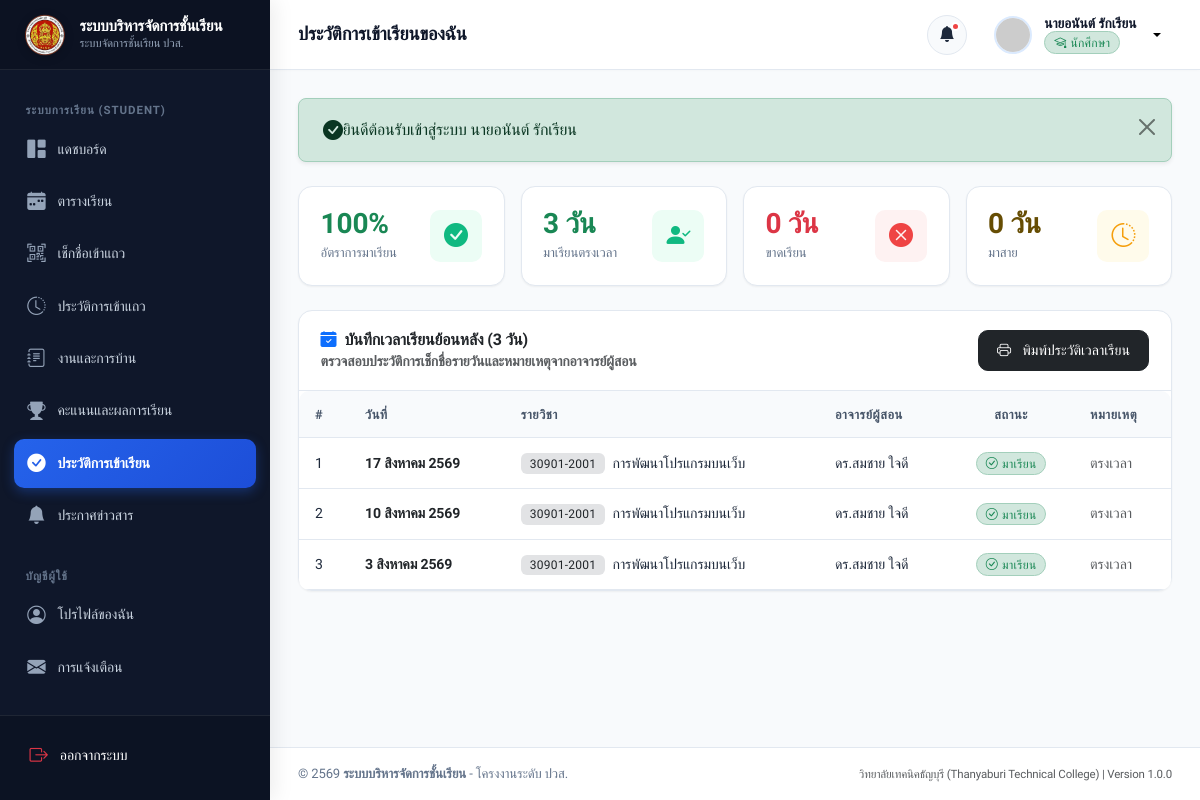
The page /student/attendance.php (signed in) on the database its author committed.
### tables this page shows
CREATE TABLE `attendance` (
  `id` INT AUTO_INCREMENT PRIMARY KEY,
  `student_id` INT NOT NULL,
  `subject_id` INT NOT NULL,
  `classroom_id` INT NOT NULL,
  `attendance_date` DATE NOT NULL,
  `status` ENUM('present', 'absent', 'late', 'leave') NOT NULL DEFAULT 'present' COMMENT 'present=มา, absent=ขาด, late=สาย, leave=ลา',
  `remark` VARCHAR(255) DEFAULT NULL,
  `recorded_by` INT NOT NULL COMMENT 'Teacher User ID',
  `created_at` DATETIME NOT NULL DEFAULT CURRENT_TIMESTAMP,
  `updated_at` DATETIME NOT NULL DEFAULT CURRENT_TIMESTAMP ON UPDATE CURRENT_TIMESTAMP,
  UNIQUE KEY `unique_attendance` (`student_id`, `subject_id`, `attendance_date`),
  CONSTRAINT `fk_attendance_student` FOREIGN KEY (`student_id`) REFERENCES `students` (`id`) ON DELETE CASCADE,
  CONSTRAINT `fk_attendance_subject` FOREIGN KEY (`subject_id`) REFERENCES `subjects` (`id`) ON DELETE CASCADE,
  CONSTRAINT `fk_attendance_classroom` FOREIGN KEY (`classroom_id`) REFERENCES `classrooms` (`id`) ON DELETE CASCADE,
  INDEX `idx_attendance_date` (`attendance_date`),
  INDEX `idx_attendance_status` (`status`)
);

CREATE TABLE `subjects` (
  `id` INT AUTO_INCREMENT PRIMARY KEY,
  `subject_code` VARCHAR(20) NOT NULL,
  `name_th` VARCHAR(100) NOT NULL,
  `name_en` VARCHAR(100) DEFAULT NULL,
  `credits` DECIMAL(3,1) NOT NULL DEFAULT 3.0,
  `description` TEXT DEFAULT NULL,
  `teacher_id` INT NOT NULL,
  `classroom_id` INT NOT NULL,
  `term` VARCHAR(10) NOT NULL DEFAULT '1',
  `academic_year` VARCHAR(10) NOT NULL DEFAULT '2567',
  `created_at` DATETIME NOT NULL DEFAULT CURRENT_TIMESTAMP,
  `updated_at` DATETIME NOT NULL DEFAULT CURRENT_TIMESTAMP ON UPDATE CURRENT_TIMESTAMP,
  CONSTRAINT `fk_subjects_teacher` FOREIGN KEY (`teacher_id`) REFERENCES `teachers` (`id`) ON DELETE CASCADE,
  CONSTRAINT `fk_subjects_classroom` FOREIGN KEY (`classroom_id`) REFERENCES `classrooms` (`id`) ON DELETE CASCADE,
  INDEX `idx_subjects_code` (`subject_code`)
);

CREATE TABLE `users` (
  `id` INT AUTO_INCREMENT PRIMARY KEY,
  `username` VARCHAR(50) NOT NULL UNIQUE,
  `password` VARCHAR(255) NOT NULL,
  `role` ENUM('admin', 'teacher', 'student') NOT NULL DEFAULT 'student',
  `email` VARCHAR(100) NOT NULL UNIQUE,
  `full_name` VARCHAR(100) NOT NULL,
  `phone` VARCHAR(20) DEFAULT NULL,
  `avatar` VARCHAR(255) DEFAULT NULL,
  `status` ENUM('active', 'inactive') NOT NULL DEFAULT 'active',
  `created_at` DATETIME NOT NULL DEFAULT CURRENT_TIMESTAMP,
  `updated_at` DATETIME NOT NULL DEFAULT CURRENT_TIMESTAMP ON UPDATE CURRENT_TIMESTAMP,
  INDEX `idx_users_role` (`role`),
  INDEX `idx_users_status` (`status`)
);

### student/attendance.php (the view, shortened to what this page needs)
<?php
require_once __DIR__ . '/../includes/auth.php';
require_once __DIR__ . '/../includes/functions.php';
$currentUser = getCurrentUser();
$studentId = $currentUser['role_id'] ?? 0;
try {
    $stmtStats = $pdo->prepare("
        SELECT
            COUNT(*) as total_days,
            SUM(CASE WHEN status = 'present' THEN 1 ELSE 0 END) as present_days,
            SUM(CASE WHEN status = 'absent' THEN 1 ELSE 0 END) as absent_days,
            SUM(CASE WHEN status = 'late' THEN 1 ELSE 0 END) as late_days,
            SUM(CASE WHEN status = 'leave' THEN 1 ELSE 0 END) as leave_days
        FROM attendance
        WHERE student_id = ?
    ");
    $stmtStats->execute([$studentId]);
    $stats = $stmtStats->fetch();
    $totalDays = (int)($stats['total_days'] ?? 0);
    $presentDays = (int)($stats['present_days'] ?? 0);
    $presentRate = $totalDays > 0 ? round(($presentDays / $totalDays) * 100, 1) : 100;
    $stmtLogs = $pdo->prepare("
        SELECT a.*, s.subject_code, s.name_th as subject_name, u.full_name as teacher_name
        FROM attendance a
        JOIN subjects s ON a.subject_id = s.id
        JOIN users u ON a.recorded_by = u.id
        WHERE a.student_id = ?
        ORDER BY a.attendance_date DESC
    ");
    $stmtLogs->execute([$studentId]);
    $logs = $stmtLogs->fetchAll();
} catch (PDOException $e) {
    $dbError = $e->getMessage();
    $logs = [];
}
require_once __DIR__ . '/../includes/header.php';
require_once __DIR__ . '/../includes/sidebar.php';
require_once __DIR__ . '/../includes/navbar.php';
?>
<div class="row g-3 mb-4">
    <div class="col-sm-6 col-xl-3">
        <div class="stat-card">
            <div>
                <div class="stat-value text-success"><?= $presentRate ?>%</div>
                <div class="stat-label">อัตราการมาเรียน</div>
            </div>
            <div class="stat-icon success">
                <i class="bi bi-check-circle-fill"></i>
            </div>
        </div>
    </div>
    <div class="col-sm-6 col-xl-3">
        <div class="stat-card">
            <div>
                <div class="stat-value text-success"><?= $stats['present_days'] ?? 0 ?> วัน</div>
                <div class="stat-label">มาเรียนตรงเวลา</div>
            </div>
            <div class="stat-icon success">
                <i class="bi bi-person-check-fill"></i>
            </div>
        </div>
    </div>
    <div class="col-sm-6 col-xl-3">
        <div class="stat-card">
            <div>
                <div class="stat-value text-danger"><?= $stats['absent_days'] ?? 0 ?> วัน</div>
                <div class="stat-label">ขาดเรียน</div>
            </div>
            <div class="stat-icon danger">
                <i class="bi bi-x-circle-fill"></i>
            </div>
        </div>
    </div>
    <div class="col-sm-6 col-xl-3">
        <div class="stat-card">
            <div>
                <div class="stat-value text-warning-emphasis"><?= $stats['late_days'] ?? 0 ?> วัน</div>
                <div class="stat-label">มาสาย</div>
            </div>
            <div class="stat-icon warning">
                <i class="bi bi-clock-history"></i>
            </div>
        </div>
    </div>
</div>
<div class="card">
    <div class="card-header flex-column flex-md-row gap-3 align-items-start align-items-md-center">
        <div>
            <h5 class="card-title mb-0"><i class="bi bi-calendar-check-fill text-primary"></i> บันทึกเวลาเรียนย้อนหลัง (<?= count($logs) ?> วัน)</h5>
            <div class="small text-muted">ตรวจสอบประวัติการเช็กชื่อรายวันและหมายเหตุจากอาจารย์ผู้สอน</div>
        </div>
        <div class="no-print">
            <button type="button" class="btn btn-dark btn-sm" onclick="printReport()">
                <i class="bi bi-printer me-1"></i> พิมพ์ประวัติเวลาเรียน
            </button>
        </div>
    </div>
    <div class="table-responsive">
        <table class="table table-hover align-middle mb-0">
            <thead>
                <tr>
                    <th style="width: 50px;">#</th>
                    <th>วันที่</th>
                    <th>รายวิชา</th>
                    <th>อาจารย์ผู้สอน</th>
                    <th class="text-center">สถานะ</th>
                    <th>หมายเหตุ</th>
                </tr>
            </thead>
            <tbody>
                <?php if (empty($logs)): ?>
                    <tr>
                        <td colspan="6" class="text-center py-5 text-muted">
                            <i class="bi bi-inbox fs-1 d-block mb-2"></i>
                            ยังไม่มีประวัติการเช็กชื่อในระบบ
                        </td>
                    </tr>
                <?php else: ?>
                    <?php foreach ($logs as $idx => $log): ?>
                        <tr>
                            <td><?= $idx + 1 ?></td>
                            <td class="fw-semibold text-dark"><?= formatThaiDate($log['attendance_date']) ?></td>
                            <td>
                                <span class="badge bg-secondary-subtle text-dark"><?= htmlspecialchars($log['subject_code']) ?></span>
                                <span class="ms-1"><?= htmlspecialchars($log['subject_name']) ?></span>
                            </td>
                            <td class="small"><?= htmlspecialchars($log['teacher_name']) ?></td>
                            <td class="text-center"><?= getAttendanceBadge($log['status']) ?></td>
                            <td class="small text-muted"><?= htmlspecialchars($log['remark'] ?? '-') ?></td>
                        </tr>
                    <?php endforeach; ?>
                <?php endif; ?>
            </tbody>
        </table>
    </div>
</div>
<?php require_once __DIR__ . '/../includes/footer.php'; ?>

### includes/functions.php (shortened to what this page needs)
<?php
function formatThaiDate(?string $dateStr, bool $showTime = false, bool $shortMonth = false): string {
    $thaiMonthsFull = [
        1 => 'มกราคม', 2 => 'กุมภาพันธ์', 3 => 'มีนาคม', 4 => 'เมษายน',
        5 => 'พฤษภาคม', 6 => 'มิถุนายน', 7 => 'กรกฎาคม', 8 => 'สิงหาคม',
        9 => 'กันยายน', 10 => 'ตุลาคม', 11 => 'พฤศจิกายน', 12 => 'ธันวาคม'
    ];
    $thaiMonthsShort = [
        1 => 'ม.ค.', 2 => 'ก.พ.', 3 => 'มี.ค.', 4 => 'เม.ย.',
        5 => 'พ.ค.', 6 => 'มิ.ย.', 7 => 'ก.ค.', 8 => 'ส.ค.',
        9 => 'ก.ย.', 10 => 'ต.ค.', 11 => 'พ.ย.', 12 => 'ธ.ค.'
    ];
    $time = strtotime($dateStr);
    $day = date('j', $time);
    $monthNum = (int)date('n', $time);
    $year = (int)date('Y', $time) + 543;
    $monthName = $shortMonth ? ($thaiMonthsShort[$monthNum] ?? '') : ($thaiMonthsFull[$monthNum] ?? '');
    $result = "{$day} {$monthName} {$year}";
    return $result;
}
function getAttendanceBadge(string $status): string {
    switch ($status) {
        case 'present':
            return '<span class="badge bg-success-subtle text-success border border-success-subtle px-2.5 py-1 rounded-pill"><i class="bi bi-check-circle me-1"></i>มาเรียน</span>';
    }
}
function getRoleBadge(string $role): string {
    switch ($role) {
        case 'student':
            return '<span class="badge bg-success-subtle text-success border border-success-subtle px-2.5 py-1 rounded-pill"><i class="bi bi-mortarboard me-1"></i>นักศึกษา</span>';
    }
}
function displayFlashMessages(): string {
    $types = [
        'success' => ['class' => 'alert-success', 'icon' => 'bi-check-circle-fill'],
        'error'   => ['class' => 'alert-danger',  'icon' => 'bi-exclamation-octagon-fill'],
        'warning' => ['class' => 'alert-warning', 'icon' => 'bi-exclamation-triangle-fill'],
        'info'    => ['class' => 'alert-info',    'icon' => 'bi-info-circle-fill']
    ];
    $html = '';
    foreach ($types as $type => $conf) {
        $key = 'flash_' . $type;
        if (isset($_SESSION[$key])) {
            $msg = htmlspecialchars($_SESSION[$key], ENT_QUOTES, 'UTF-8');
            $html .= '<div class="alert ' . $conf['class'] . ' alert-dismissible fade show shadow-sm rounded-3 py-3 px-4 mb-4" role="alert">
                        <div class="d-flex align-items-center">
                            <i class="bi ' . $conf['icon'] . ' fs-5 me-2.5"></i>
                            <div class="fw-medium">' . $msg . '</div>
                        </div>
                        <button type="button" class="btn-close" data-bs-dismiss="alert" aria-label="Close"></button>
                      </div>';
        }
    }
    return $html;
}

### assets/css/style.css (style rules this page uses)
:root { --primary: #1e40af; --primary-hover: #1d4ed8; --primary-light: #eff6ff; --primary-rgb: 30, 64, 175; --secondary: #475569; --accent: #3b82f6; --accent-light: #dbeafe; --success: #10b981; --success-light: #ecfdf5; --warning: #f59e0b; --warning-light: #fffbeb; --danger: #ef4444; --danger-light: #fef2f2; --info: #06b6d4; --info-light: #ecfeff; --dark: #0f172a; --dark-surface: #1e293b; --light-bg: #f8fafc; --card-bg: #ffffff; --border-color: #e2e8f0; --border-focus: #93c5fd; --text-main: #1e293b; --text-muted: #64748b; --text-light: #94a3b8; --sidebar-width: 270px; --topbar-height: 70px; --radius-sm: 0.375rem; --radius-md: 0.625rem; --radius-lg: 0.875rem; --radius-xl: 1.25rem; --shadow-sm: 0 1px 2px 0 rgb(0 0 0 / 0.05); --shadow-md: 0 4px 6px -1px rgb(0 0 0 / 0.07), 0 2px 4px -2px rgb(0 0 0 / 0.05); --shadow-lg: 0 10px 15px -3px rgb(0 0 0 / 0.08), 0 4px 6px -4px rgb(0 0 0 / 0.04); --shadow-xl: 0 20px 25px -5px rgb(0 0 0 / 0.1), 0 8px 10px -6px rgb(0 0 0 / 0.05); --transition: all 0.2s cubic-bezier(0.4, 0, 0.2, 1); }
* { box-sizing: border-box; }
body { font-family: 'Prompt', -apple-system, BlinkMacSystemFont, 'Segoe UI', Roboto, sans-serif; background-color: var(--light-bg); color: var(--text-main); min-height: 100vh; margin: 0; display: flex; flex-direction: column; overflow-x: hidden; letter-spacing: -0.01em; }
h1, h2, h3, h4, h5, h6 { color: var(--dark); font-weight: 600; line-height: 1.35; }
.card { background-color: var(--card-bg); border: 1px solid var(--border-color); border-radius: var(--radius-lg); box-shadow: var(--shadow-sm); transition: var(--transition); margin-bottom: 1.5rem; }
.card-header { background-color: transparent; border-bottom: 1px solid var(--border-color); padding: 1.15rem 1.35rem; display: flex; align-items: center; justify-content: space-between; font-weight: 600; }
.card-header .card-title { margin: 0; font-size: 1rem; font-weight: 600; display: flex; align-items: center; gap: 0.5rem; }
.stat-card { position: relative; overflow: hidden; border-radius: var(--radius-lg); padding: 1.35rem; background: #ffffff; border: 1px solid var(--border-color); box-shadow: var(--shadow-sm); transition: var(--transition); display: flex; align-items: center; justify-content: space-between; }
.stat-icon { width: 52px; height: 52px; border-radius: var(--radius-md); display: flex; align-items: center; justify-content: center; font-size: 1.5rem; }
.stat-icon.success { background-color: var(--success-light); color: var(--success); }
.stat-icon.warning { background-color: var(--warning-light); color: var(--warning); }
.stat-icon.danger { background-color: var(--danger-light); color: var(--danger); }
.stat-value { font-size: 1.75rem; font-weight: 700; color: var(--dark); line-height: 1.1; margin-bottom: 0.25rem; }
.stat-label { font-size: 0.82rem; color: var(--text-muted); font-weight: 500; }
.btn { font-family: inherit; font-weight: 500; padding: 0.55rem 1.15rem; border-radius: var(--radius-md); transition: var(--transition); display: inline-flex; align-items: center; justify-content: center; gap: 0.45rem; font-size: 0.88rem; }
.table-responsive { border-radius: var(--radius-md); overflow-x: auto; }
.table { width: 100%; margin-bottom: 0; vertical-align: middle; border-color: var(--border-color); }
.table th { background-color: #f8fafc; color: var(--secondary); font-size: 0.8rem; font-weight: 600; text-transform: uppercase; letter-spacing: 0.04em; padding: 0.85rem 1rem; border-bottom: 1px solid var(--border-color); white-space: nowrap; }
.table td { padding: 0.85rem 1rem; font-size: 0.88rem; color: var(--text-main); border-bottom: 1px solid var(--border-color); }
.badge { font-weight: 500; font-size: 0.75rem; padding: 0.35em 0.75em; letter-spacing: 0.02em; }

### rows shown on the page
attendance: attendance_date "17 สิงหาคม 2569", subject.subject_code "30901-2001", subject.name_th "การพัฒนาโปรแกรมบนเว็บ", users.full_name "ดร.สมชาย ใจดี", status "present" (drawn), remark "ตรงเวลา"
attendance: attendance_date "10 สิงหาคม 2569", subject.subject_code "30901-2001", subject.name_th "การพัฒนาโปรแกรมบนเว็บ", users.full_name "ดร.สมชาย ใจดี", status "present" (drawn), remark "ตรงเวลา"
attendance: attendance_date "3 สิงหาคม 2569", subject.subject_code "30901-2001", subject.name_th "การพัฒนาโปรแกรมบนเว็บ", users.full_name "ดร.สมชาย ใจดี", status "present" (drawn), remark "ตรงเวลา"

### other values the page prints
APP_NAME "ระบบบริหารจัดการชั้นเรียน"
$pageTitle "ประวัติการเข้าเรียนของฉัน"
$currentUser['full_name'] "นายอนันต์ รักเรียน"
$msg "ยินดีต้อนรับเข้าสู่ระบบ นายอนันต์ รักเรียน"
$presentRate "100"
$stats['present_days'] "3"
$stats['absent_days'] "0"
$stats['late_days'] "0"
count($logs) "3"
APP_SUBTITLE "วิทยาลัยเทคนิคธัญบุรี (Thanyaburi Technical College)"
APP_VERSION "1.0.0"
